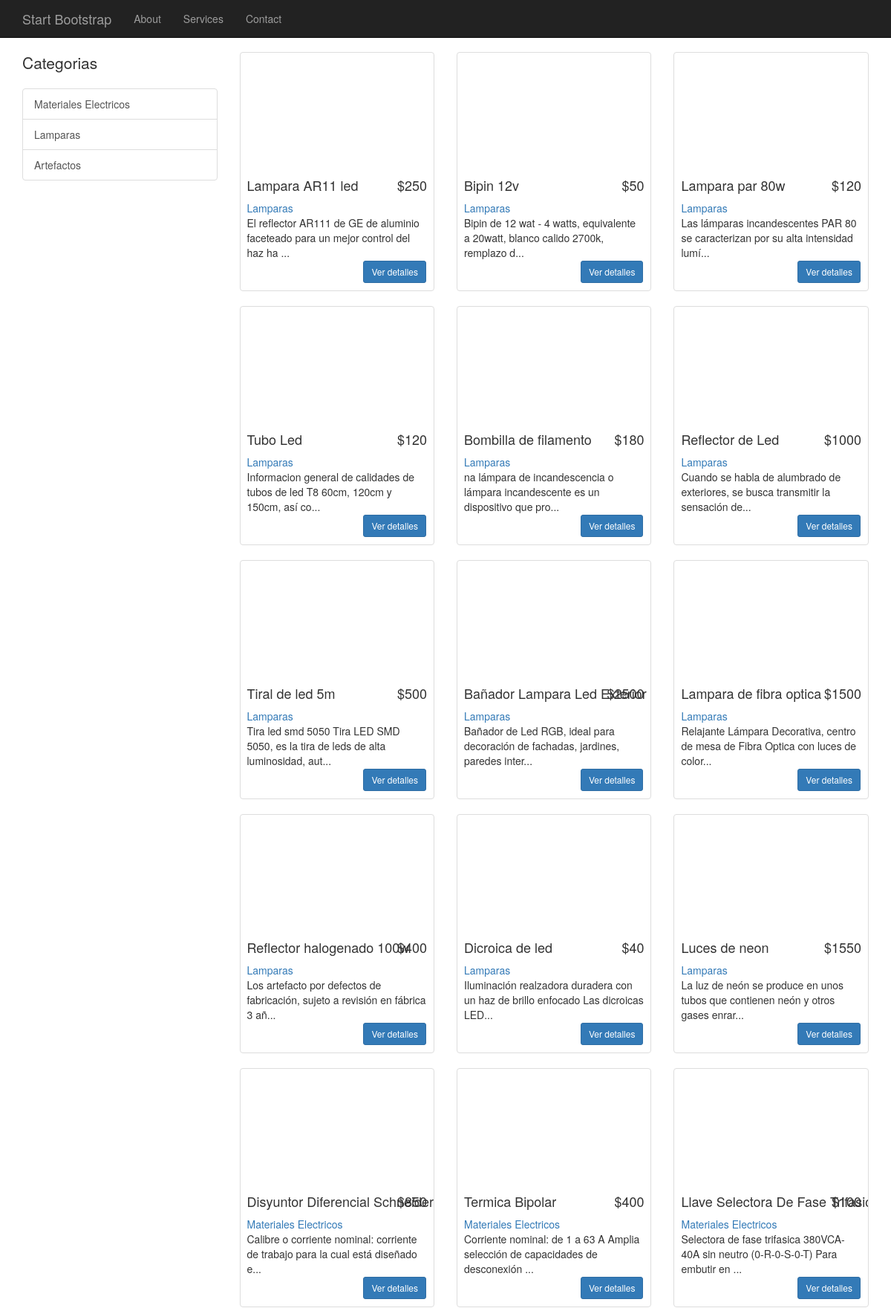
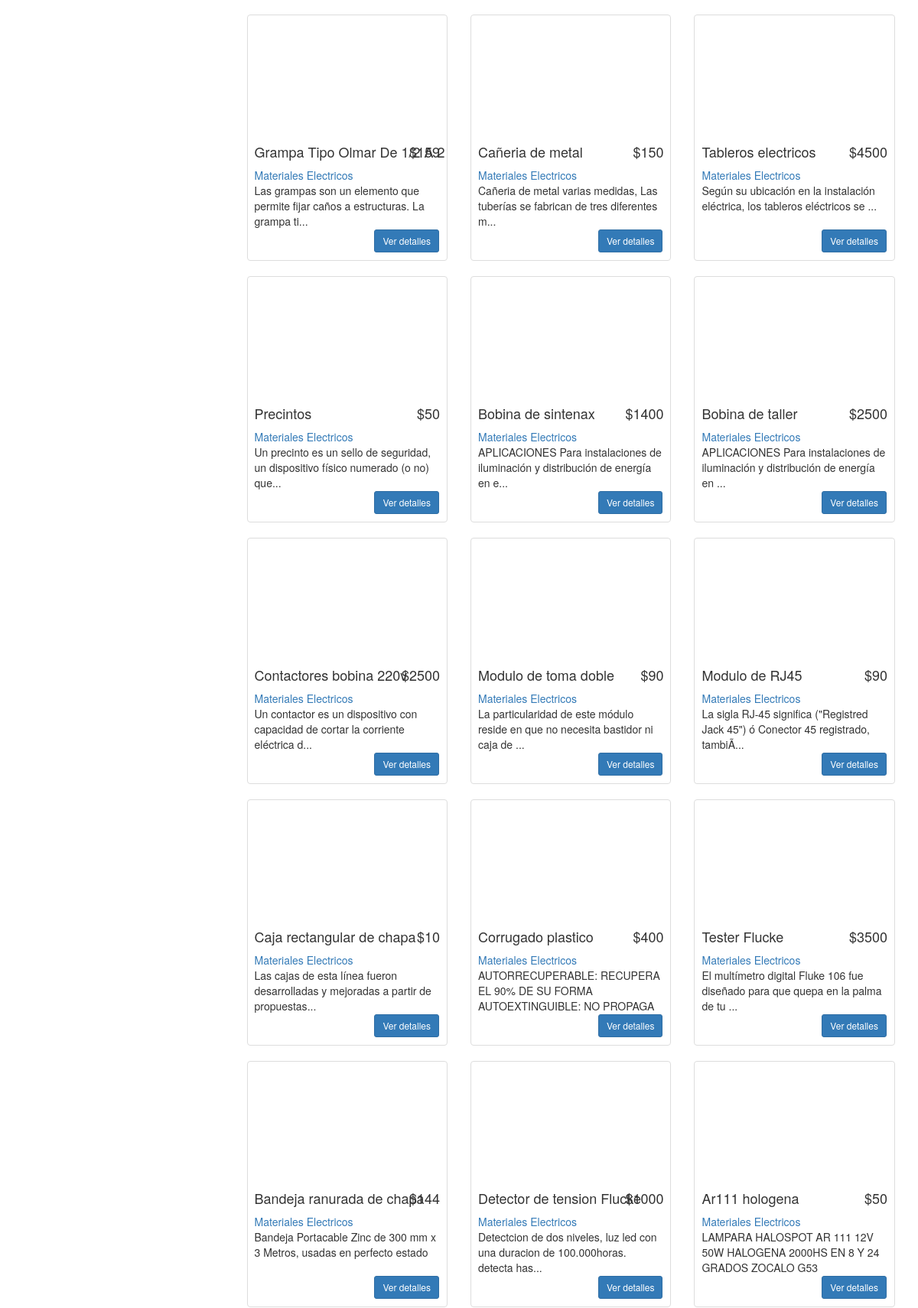
The page /iluminacion/index.php (upper part) on the database its author committed (2 pictures, top to bottom).
### tables this page shows
CREATE TABLE IF NOT EXISTS `category` (
  `id_category` int(10) NOT NULL AUTO_INCREMENT,
  `name` varchar(250) NOT NULL,
  PRIMARY KEY (`id_category`)
);

CREATE TABLE IF NOT EXISTS `product` (
  `id_product` int(11) NOT NULL AUTO_INCREMENT,
  `name` varchar(255) DEFAULT NULL,
  `description` text,
  `cost` float DEFAULT NULL,
  `picture` varchar(255) DEFAULT NULL,
  `id_category` int(11) NOT NULL,
  PRIMARY KEY (`id_product`)
);

### iluminacion/functions/helpers.php (called while the page is built, shortened)
<?php
	function view($view,$params=array()) {
		include 'views/'.$view.'.php';
	}
	function asset($file) {
		return PATH.'assets/'.$file;
	}
	function thumb($id_category,$file) {
		return $file ? PATH.'uploads/'.$id_category.'/'.$file : 'http://placehold.it/320x150';
	}
?>

### iluminacion/index.php (called while the page is built, shortened)
<?php
require_once 'start.php';
$data = [];
$sql = 'SELECT p.name as product,
				p.id_category as id_category,
				p.id_product as id_product,
				p.cost as cost,
				p.description as description,
				p.picture as picture,
				c.name as category
		FROM product p
		LEFT JOIN category c ON p.id_category = c.id_category';
$data['products'] = $db->query( $sql );
$data['categories'] =$db->query('SELECT c.name, c.id_category
                                 FROM category c');
view('section/home',$data);
?>

### iluminacion/views/components/category-menu.php (the view)
<p class="lead">Categorias</p>
<div class="list-group">
	<?php foreach ($categories as $category): ?>
	    <a href="?c=<?= $category['id_category'] ?>" class="list-group-item"><?= $category['name'] ?></a>
	<?php endforeach ?>
</div>

### iluminacion/views/header.php (shortened to what this page needs)
<!DOCTYPE html>
<html lang="en">
<head>
    <link href="<?= asset('css/bootstrap.min.css') ?>" rel="stylesheet">
    <link href="<?= asset('css/shop-homepage.css') ?>" rel="stylesheet">
</head>
<body>
    <nav class="navbar navbar-inverse navbar-fixed-top" role="navigation">
        <div class="container">
            <div class="navbar-header">
                <a class="navbar-brand" href="#">Start Bootstrap</a>
            </div>
            <div class="collapse navbar-collapse" id="bs-example-navbar-collapse-1">
                <ul class="nav navbar-nav">
                    <li>
                        <a href="#">About</a>
                    </li>
                    <li>
                        <a href="#">Services</a>
                    </li>
                    <li>
                        <a href="#">Contact</a>
                    </li>
                </ul>
            </div>
        </div>
    </nav>

### iluminacion/views/section/home.php
<? view('header'); ?>
<div class="container">
        <div class="row">
            <div class="col-md-3">
            	<? view('components/category-menu', array('categories'=>$categories)) ?>
            </div>
            <div class="col-md-9">
                <div class="row">
					<?php foreach ($products as $product): ?>
						<div class="col-sm-4 col-lg-4 col-md-4">
					  		<? view('components/product-preview',$product) ?>
                        </div>
					<?php endforeach ?>
                </div>
            </div>
        </div>
    </div>
<? view('footer'); ?>

### iluminacion/views/components/product-preview.php (shortened to what this page needs)
<div class="thumbnail">
    <div class="picture" style="url('<?= thumb( $id_category,$picture) ?>');"></div>
    <div class="caption">
        <h4 class="pull-right">$<?= $cost ?></h4>
        <h4 data-toggle="modal" data-target="#product-<?= $id_product ?>"><?= $product ?>
        </h4>
        <a href="?c=<?= $id_category ?>"><?= $category ?></a>
        <p><?= substr($description,0,80) ?><? if( strlen($description) > 80 ) echo '...' ?>
        </p>
    </div>
    <button type="button" class="btn btn-primary btn-sm pull-right" style="margin-bottom:10px;margin-right:10px" data-toggle="modal" data-target="#product-<?= $id_product ?>">Ver detalles</button>
    <div class="clearfix"></div>
</div>

### iluminacion/views/footer.php (shortened to what this page needs)
</body>
</html>

### iluminacion/assets/css/shop-homepage.css (style rules this page uses)
body { padding-top: 70px; }
.caption { height: 130px; overflow: hidden; }
.caption h4 { white-space: nowrap; }
.thumbnail { padding: 0; }
.picture { background-position: center; background-size: cover; width:100%; height:150px; }

### rows shown on the page
category: name "Materiales Electricos"
category: name "Lamparas"
category: name "Artefactos"
product: cost "250", product "Lampara AR11 led", category "Lamparas", description "El reflector AR111 de GE de aluminio faceteado para un mejor control del haz ha"
product: cost "50", product "Bipin 12v", category "Lamparas", description "Bipin de 12 wat - 4 watts, equivalente a 20watt, blanco calido 2700k, remplazo d"
product: cost "120", product "Lampara par 80w", category "Lamparas", description "Las lámparas incandescentes PAR 80 se caracterizan por su alta intensidad lumí"
product: cost "120", product "Tubo Led", category "Lamparas", description "Informacion general de calidades de tubos de led T8 60cm, 120cm y 150cm, así co"
product: cost "180", product "Bombilla de filamento", category "Lamparas", description "na lámpara de incandescencia o lámpara incandescente es un dispositivo que pro"
product: cost "1000", product "Reflector de Led", category "Lamparas", description "Cuando se habla de alumbrado de exteriores, se busca transmitir la sensación de"
product: cost "500", product "Tiral de led 5m", category "Lamparas", description "Tira led smd 5050 Tira LED SMD 5050, es la tira de leds de alta luminosidad, aut"
product: cost "2500", product "Bañador Lampara Led Exterior…", category "Lamparas", description "Bañador de Led RGB, ideal para decoración de fachadas, jardines, paredes inter"
product: cost "1500", product "Lampara de fibra optica", category "Lamparas", description "Relajante Lámpara Decorativa, centro de mesa de Fibra Optica con luces de color"
product: cost "400", product "Reflector halogenado 100w", category "Lamparas", description "Los artefacto por defectos de fabricación, sujeto a revisión en fábrica 3 añ"
product: cost "40", product "Dicroica de led", category "Lamparas", description "Iluminación realzadora duradera con un haz de brillo enfocado Las dicroicas LED"
product: cost "1550", product "Luces de neon", category "Lamparas", description "La luz de neón se produce en unos tubos que contienen neón y otros gases enrar"
product: cost "850", product "Disyuntor Diferencial Schneider", category "Materiales Electricos", description "Calibre o corriente nominal: corriente de trabajo para la cual está diseñado e"
product: cost "400", product "Termica Bipolar", category "Materiales Electricos", description "Corriente nominal: de 1 a 63 A Amplia selección de capacidades de desconexión"
product: cost "100", product "Llave Selectora De Fase…", category "Materiales Electricos", description "Selectora de fase trifasica 380VCA-40A sin neutro (0-R-0-S-0-T) Para embutir en"
product: cost "159", product "Grampa Tipo Olmar De 1/2 A 2…", category "Materiales Electricos", description "Las grampas son un elemento que permite fijar caños a estructuras. La grampa ti"
product: cost "150", product "Cañeria de metal", category "Materiales Electricos", description "Cañeria de metal varias medidas, Las tuberías se fabrican de tres diferentes m"
product: cost "4500", product "Tableros electricos", category "Materiales Electricos", description "Según su ubicación en la instalación eléctrica, los tableros eléctricos se"
product: cost "50", product "Precintos", category "Materiales Electricos", description "Un precinto es un sello de seguridad, un dispositivo físico numerado (o no) que"
product: cost "1400", product "Bobina de sintenax", category "Materiales Electricos", description "APLICACIONES Para instalaciones de iluminación y distribución de energía en e"
product: cost "2500", product "Bobina de taller", category "Materiales Electricos", description "APLICACIONES Para instalaciones de iluminación y distribución de energía en"
product: cost "2500", product "Contactores bobina 220v", category "Materiales Electricos", description "Un contactor es un dispositivo con capacidad de cortar la corriente eléctrica d"
product: cost "90", product "Modulo de toma doble", category "Materiales Electricos", description "La particularidad de este módulo reside en que no necesita bastidor ni caja de"
product: cost "90", product "Modulo de RJ45", category "Materiales Electricos", description "La sigla RJ-45 significa (\"Registred Jack 45\") ó Conector 45 registrado, tambiÃ"
product: cost "10", product "Caja rectangular de chapa", category "Materiales Electricos", description "Las cajas de esta línea fueron desarrolladas y mejoradas a partir de propuestas"
product: cost "400", product "Corrugado plastico", category "Materiales Electricos", description "AUTORRECUPERABLE: RECUPERA EL 90% DE SU FORMA AUTOEXTINGUIBLE: NO PROPAGA…"
product: cost "3500", product "Tester Flucke", category "Materiales Electricos", description "El multímetro digital Fluke 106 fue diseñado para que quepa en la palma de tu"
product: cost "144", product "Bandeja ranurada de chapa", category "Materiales Electricos", description "Bandeja Portacable Zinc de 300 mm x 3 Metros, usadas en perfecto estado"
product: cost "1000", product "Detector de tension Flucke", category "Materiales Electricos", description "Detectcion de dos niveles, luz led con una duracion de 100.000horas. detecta has"
product: cost "50", product "Ar111 hologena", category "Materiales Electricos", description "LAMPARA HALOSPOT AR 111 12V 50W HALOGENA 2000HS EN 8 Y 24 GRADOS ZOCALO G53"
